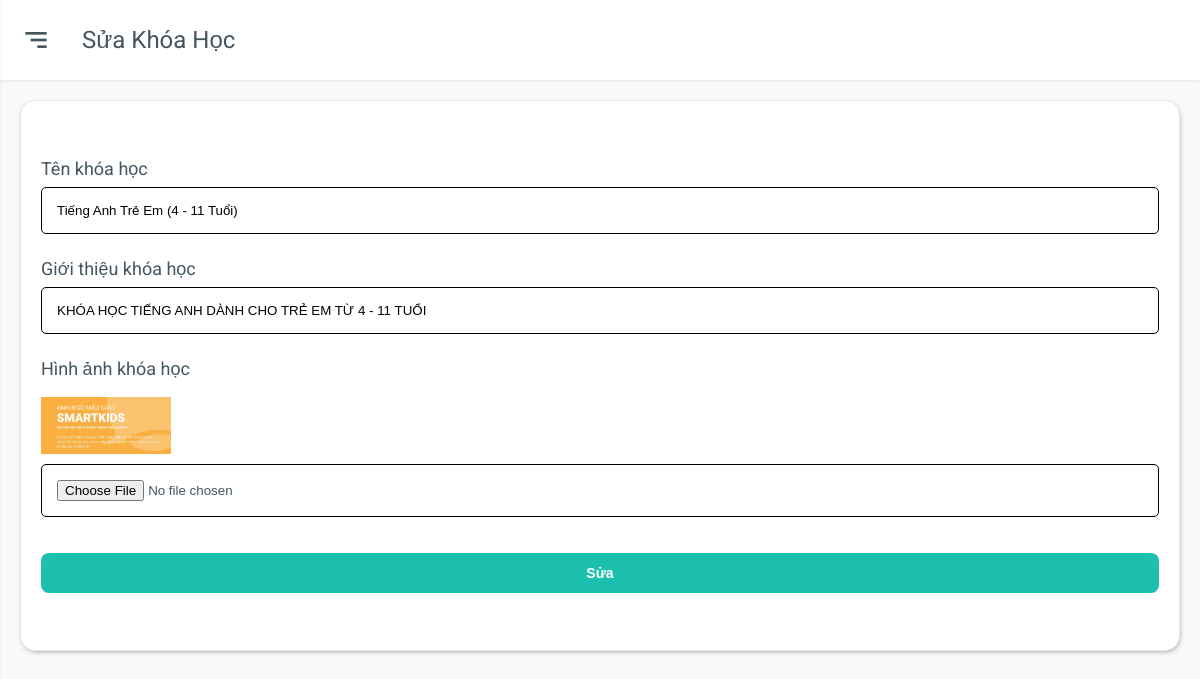
The app's page /admin/editcourse.php?coursesId=1 (signed in) with its own data.
### tables this page shows
CREATE TABLE `tbl_courses` (
  `coursesId` int(11) NOT NULL,
  `coursesName` varchar(255) NOT NULL,
  `coursesDesc` varchar(255) NOT NULL,
  `coursesImage` varchar(255) NOT NULL,
  `coursesStatus` bit(1) NOT NULL
);

### lib/database.php (called while the page is built, shortened)
<?php
Class Database{
   public $host   = DB_HOST;
   public $user   = DB_USER;
   public $pass   = DB_PASS;
   public $dbname = DB_NAME;
   public $link;
private function connectDB(){
   $this->link = new mysqli($this->host, $this->user, $this->pass,$this->dbname);
  mysqli_set_charset($this->link,"utf8");
 }
public function select($query){
  $result = $this->link->query($query) or
   die($this->link->error.__LINE__);
  if($result->num_rows > 0){
    return $result;
  } else {
    return false;
  }
 }
}
?>

### classes/courses.php (called while the page is built, shortened)
<?php
    $filepath = realpath(dirname(__FILE__));
    include_once ($filepath.'/../lib/database.php');
?>
<?php
 class courses
 {
     private $db;
     public function __construct()
     {
        $this->db = new Database();
     }
     public function getCourseById($Id){
        $query = "SELECT * FROM tbl_courses WHERE coursesID = '$Id' ";
        $result = $this->db->select($query);
        return $result;
     }
 }
?>

### admin/editcourse.php (the view, shortened to what this page needs)
<?php
    $title = "Sửa khóa học";
    include './inc/sidebar.php';
    include '../classes/courses.php';
?>
<?php
    $courses = new courses();
    if(!isset($_GET['coursesId']) || $_GET['coursesId'] == NULL) {
        echo "<script>window.location = 'listcourse.php'</script>";
    } else {
        $Id = $_GET['coursesId'];
    }
?>
<div class="main">
    <div class="main-header">
        <div class="mobile-toggle" id="mobile-toggle">
            <i class='bx bx-menu-alt-right'></i>
        </div>
        <div class="main-title">
            <?php echo $title ;?>
        </div>
    </div>
    <div class="main-content">
        <div class="row">
            <div class="col-12">
                <div class="box">
                    <?php
                            $get_courses_name = $courses->getCourseById($Id);
                            if($get_courses_name){
                                while($result = $get_courses_name->fetch_assoc())
                                {
                        ?>
                    <form action="" method="POST" class="box-body " enctype="multipart/form-data">
                        <div class="form-group">
                            <label for="">Tên khóa học</label>
                            <input type="text" name="courseName" value="<?php echo $result['coursesName'] ?>"
                                placeholder="Nhập tên khóa học">
                        </div>
                        <div class="form-group">
                            <label for="">Giới thiệu khóa học</label>
                            <input type="text" name="courseDesc" value="<?php echo $result['coursesDesc'] ?>"
                                placeholder="Nhập thông tin giới thiệu khóa học">
                        </div>
                        <div class="form-group">
                            <label for="">Hình ảnh khóa học</label>
                            <img src="../uploads/<?php echo $result['coursesImage']?>" alt="">
                            <input type="file" name="courseImage">
                        </div>
                        <div class="form-group">
                            <input type="submit" name="update" value="Sửa">
                        </div>
                    </form>
                    <?php
                             }
                        }
                    ?>
                </div>
            </div>
        </div>
    </div>
</div>
<?php
    include './inc/footer.php';
?>

### admin/css/grid.css (style rules this page uses)
.row { display: flex; flex-wrap: wrap; margin: 0 -15px; }
[class*="col-"] { padding: 0 15px; margin-bottom: 20px; }
.col-12 { width: 100%; }

### admin/css/app.css (style rules this page uses)
:root { --body-bg: #fafafb; --box-bg: #ffffff; --main-color: #0652dd; --text-color: #455560; --text-second-color: #72849ab3; --border-color: #e9e9e9; --menu-item-active-bg: rgba(62, 121, 247, 0.1); --black: #000; --box-border-radius: 15px; --sidebar-size: 260px; --sidebar-logo-img-size: 45px; --sidebar-logo-size: 80px; --profile-image-size: 45px; --main-header-height: 80px; --shadow: 0 1px 4px -1px rgb(0 0 0 / 15%); --darkmode-toggle-size: 20px; --while: #fff; }
* { padding: 0; margin: 0; box-sizing: border-box; }
body { font-family: "Roboto", sans-serif; background-color: var(--body-bg); color: var(--text-color); position: relative; }
.main { padding-left: var(--sidebar-size); }
.main-header { height: var(--main-header-height); display: flex; align-items: center; padding: 20px; background-color: var(--box-bg); box-shadow: var(--shadow); }
.mobile-toggle { display: none; }
.main-title { text-transform: capitalize; font-size: 1.5rem; }
.main-content { padding: 20px; }
.box { background-color: var(--box-bg); padding: 20px; border: 0.5px solid var(--border-color); border-radius: var(--box-border-radius); margin-bottom: 20px; box-shadow: 1px 2px 7px -4px #333; }
.box-body { padding: 20px 0; width: 100%; display: block; }
@media only screen and (max-width: 1280px) { .main { padding-left: 0; } }
@media only screen and (max-width: 1280px) { .mobile-toggle, .sidebar-close { display: grid; place-items: center; font-size: 2rem; margin-right: 30px; cursor: pointer; } }
.form-group { width: 100%; padding: 7px 0; margin: 10px 0; }
.form-group label { margin-bottom: 7px; display: inline-block; font-size: 18px; }
.form-group input, .form-group textarea { width: 100%; display: block; padding: 15px; border-radius: 5px; outline: none; border: 1px solid #000; }
.form-group input[type="submit"] { outline: none; background-color: #1dbfaf; margin-top: 12px; padding: 12px 16px; font-weight: 600; color: #fff; border: none; width: 100%; font-size: 14px; border-radius: 8px; cursor: pointer; }
.form-group img { width: 130px; display: block; margin: 10px 0; height: auto; object-fit: cover; }

### records on screen
tbl_courses: courseName "Tiếng Anh Trẻ Em (4 - 11 Tuổi)", courseDesc "KHÓA HỌC TIẾNG ANH DÀNH CHO TRẺ EM TỪ 4 - 11 TUỔI", coursesImage (picture)

### other values on screen
$title "Sửa Khóa Học"
